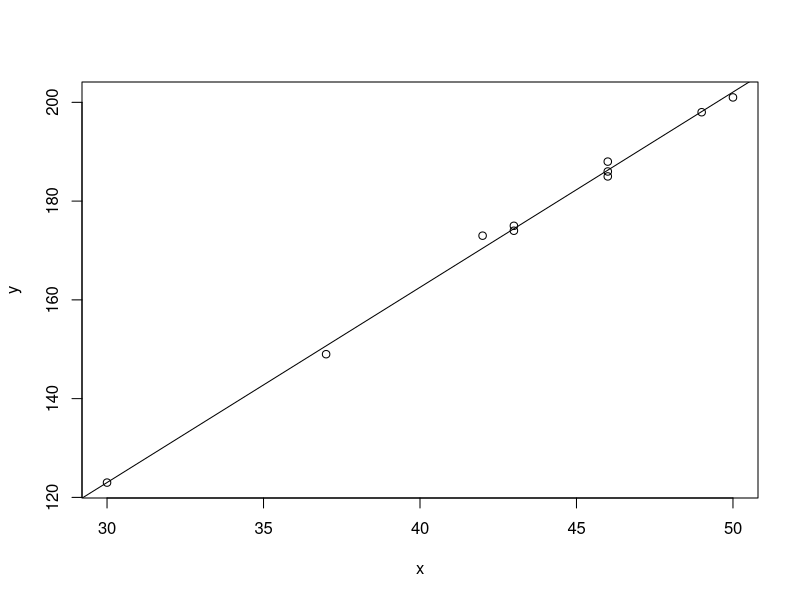

Recreate this plot in R. (Note: this script raises an error after producing the figure.)
# (1) The city’s transportation department is interested in studying the relationship 
# between the temperature and the number of passengers that ride the main bus line 
# in order to better serve their customers. The manager recorded the temperature at 
# the beginning of the hour, and then had a bus driver record the number of 
# passengers that boarded the bus throughout the hour. Their findings are listed below.
# Temperature 42 ,37,46 ,30 ,50 ,43,43,46.46.49
# passengers  173,149,185,123,201,174,175,188,186,198
# The manager wishes to predict the number of passengers using temperature.

x=c(42 ,37,46 ,30 ,50 ,43,43,46,46,49)
y=c(173,149,185,123,201,174,175,188,186,198)
line=lm(y~x)
# (a) Calculate the least squares estimates of the coefficients of the regression line. 
least_squares_estimates=sum(resid(line)*resid(line))
#  15.71033

# (b) Find the regression equation describing the linear relationship between the two variables.
line=lm(y~x)
# Call:
# lm(formula = y ~ x)
# Coefficients:
# (Intercept)            x  
#      4.413        3.953  

# Y=3.953*X+4.413

# (c) Draw the resulting regression equation on the scatter plot 
plot(x,y)
abline(line)

# (d) Predict the number of passengers when temperature is at 45 degrees.
temp=data.frame(x=c(45))
predict(line,int="p",newdata=temp)
#        fit      lwr      upr
# 1 182.3161 178.9112 185.7211

# (e) For the pair of data (temperature = 42, passengers = 173), that is, observation one, what is the residual?
temp=data.frame(x=c(42))
predict(line,int="p",newdata=temp)
pssenger=170.4559
residual=170.4559-173=-2.5441

# (f) Estimate the variance 
summary(line)
# Call:
# lm(formula = y ~ x)
# Residuals:
#    Min      1Q  Median      3Q     Max 
# -1.6889 -0.9147 -0.1996  0.4392  2.5441 
# Coefficients:
#             Estimate Std. Error t value Pr(>|t|)    
# (Intercept)  4.41310    3.42575   1.288    0.234    
# x            3.95340    0.07863  50.276 2.71e-11 ***
# Signif. codes:  0 ‘***’ 0.001 ‘**’ 0.01 ‘*’ 0.05 ‘.’ 0.1 ‘ ’ 1
# Residual standard error: 1.401 on 8 degrees of freedom
# Multiple R-squared:  0.9968,    Adjusted R-squared:  0.9965 
# F-statistic:  2528 on 1 and 8 DF,  p-value: 2.713e-11

# from summary we can know that Residual standard error: 1.401
Residual_standard_error= 1.401
variance=Residual_standard_error^2
# 1.962801

# (g) Visualize the residuals.
plot(fitted(line),resid(line))

# (2) In a study of the effect of a dietary component (X) on plasma lipid composition (Y), the following data were obtained on a sample of 15 experimental animals
# X 18 21 28 35 47 33 40 41 28 21 30 46 44 38 19
# Y 38 40 49 54 66 52 57 62 47 39 49 65 65 56 38

X=c(18 ,21 ,28 ,35 ,47 ,33 ,40 ,41 ,28 ,21 ,30 ,46 ,44 ,38 ,19)
Y=c(38 ,40 ,49 ,54 ,66 ,52 ,57 ,62 ,47 ,39 ,49 ,65 ,65 ,56 ,38)
# (a) Find the regression equation describing the linear relationship between the two variables.
line=lm(Y~X)
# Call:
# lm(formula = Y ~ X)
# Coefficients:
# (Intercept)       X  
#    19.032        1.005  
# Y=1.005*X+19.032

# (b) Find the coefficient of determination and your conclusion.
summary(line)
# Call:
# lm(formula = Y ~ X)
# Residuals:
#     Min      1Q  Median      3Q     Max 
# -2.2382 -0.2718 -0.1866  0.3729  1.8238 
# Coefficients:
#             Estimate Std. Error t value Pr(>|t|)    
# (Intercept) 19.03157    1.08229   17.58 1.91e-10 ***
# X            1.00517    0.03184   31.57 1.13e-13 ***
# Signif. codes:  0 ‘***’ 0.001 ‘**’ 0.01 ‘*’ 0.05 ‘.’ 0.1 ‘ ’ 1
# Residual standard error: 1.188 on 13 degrees of freedom
# Multiple R-squared:  0.9871,    Adjusted R-squared:  0.9861 
# F-statistic: 996.8 on 1 and 13 DF,  p-value: 1.127e-13

# from summary:
# coefficient of determination==Multiple R-squared=.9871
# because it near to 1 for this the equation is very good 

# (c) Predict the plasma lipid composition for an animal whose dietary component is 50.
plasma=data.frame(X=c(50))
value=predict(line,int="c",newdata=plasma)
#       fit      lwr      upr
# 1 69.2899 67.92179 70.65801

# (d) Calculate the sample correlation coefficient.

# from summary:
# sample correlation coefficient=sqrt(coefficient of determination)=
correlation=sqrt(.9871)
# 0.9935291

# (e) Determine if the regression of Y on X is significant? 
# it is significant because (p) value of coefficients is near to zero and (p-value) is small for that is fitted well

# (f) Calculate the residuals, and plot them
plot(fitted(line),resid(line))